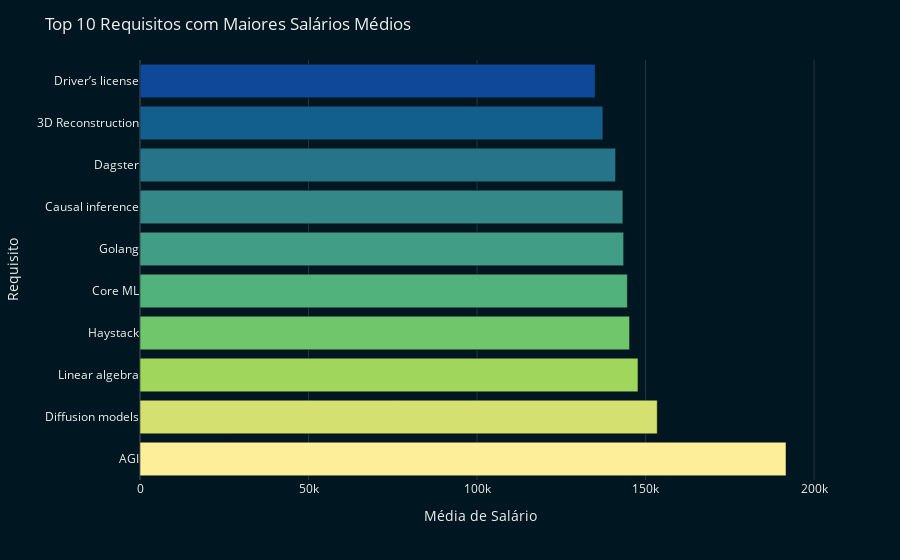

Notebook code cell kept with this figure:
### Code cell
# Definir cor de fundo e cor da fonte
background_color = 'rgb(0, 22, 33)'
font_color = 'rgb(240, 240, 240)'

# Gerar um gráfico de barras utilizando o Plotly Express
fig = px.bar(top_10_requirements, x='Mean Salary', y='Requirements', orientation='h',
             labels={'Mean Salary': 'Média de Salário', 'Requirements': 'Requisito'},
             template='plotly_dark')

# Atualizar o layout com as cores desejadas e título
fig.update_layout(
    title="Top 10 Requisitos com Maiores Salários Médios",
    xaxis_title="Média de Salário",
    yaxis_title="Requisito",
    plot_bgcolor=background_color,
    paper_bgcolor=background_color,
    font_color=font_color,
)

# Definir cores das barras com gradiente azul para verde
bar_colors = px.colors.sequential.haline_r[:10]

# Atualizar cores das barras
fig.update_traces(marker=dict(color=bar_colors))

fig.show()

### Figure 1 — Plotly figure (JSON) as saved in the notebook; plotly's stock layout.template omitted (floating-point values rounded to 4 significant figures)
{"data": [{"alignmentgroup": "True", "hovertemplate": "Média de Salário=%{x}<br>Requisito=%{y}<extra></extra>", "legendgroup": "", "marker": {"color": ["rgb(253, 238, 153)", "rgb(212, 225, 112)", "rgb(160, 214, 91)", "rgb(111, 198, 107)", "rgb(81, 178, 124)", "rgb(65, 157, 133)", "rgb(53, 136, 136)", "rgb(38, 116, 137)", "rgb(18, 95, 142)", "rgb(15, 71, 153)"], "pattern": {"shape": ""}}, "name": "", "offsetgroup": "", "orientation": "h", "showlegend": false, "textposition": "auto", "type": "bar", "x": [191700.0, 153500.0, 147750, 145250, 144600, 143500, 143300.0, 141100.0, 137300.0, 135100.0], "xaxis": "x", "y": ["AGI", "Diffusion models", "Linear algebra", "Haystack", "Core ML", "Golang", "Causal inference", "Dagster", "3D Reconstruction", "Driver’s license"], "yaxis": "y"}], "layout": {"barmode": "relative", "font": {"color": "rgb(240, 240, 240)"}, "legend": {"tracegroupgap": 0}, "margin": {"t": 60}, "paper_bgcolor": "rgb(0, 22, 33)", "plot_bgcolor": "rgb(0, 22, 33)", "title": {"text": "Top 10 Requisitos com Maiores Salários Médios"}, "xaxis": {"anchor": "y", "domain": [0, 1], "title": {"text": "Média de Salário"}}, "yaxis": {"anchor": "x", "domain": [0, 1], "title": {"text": "Requisito"}}}}
